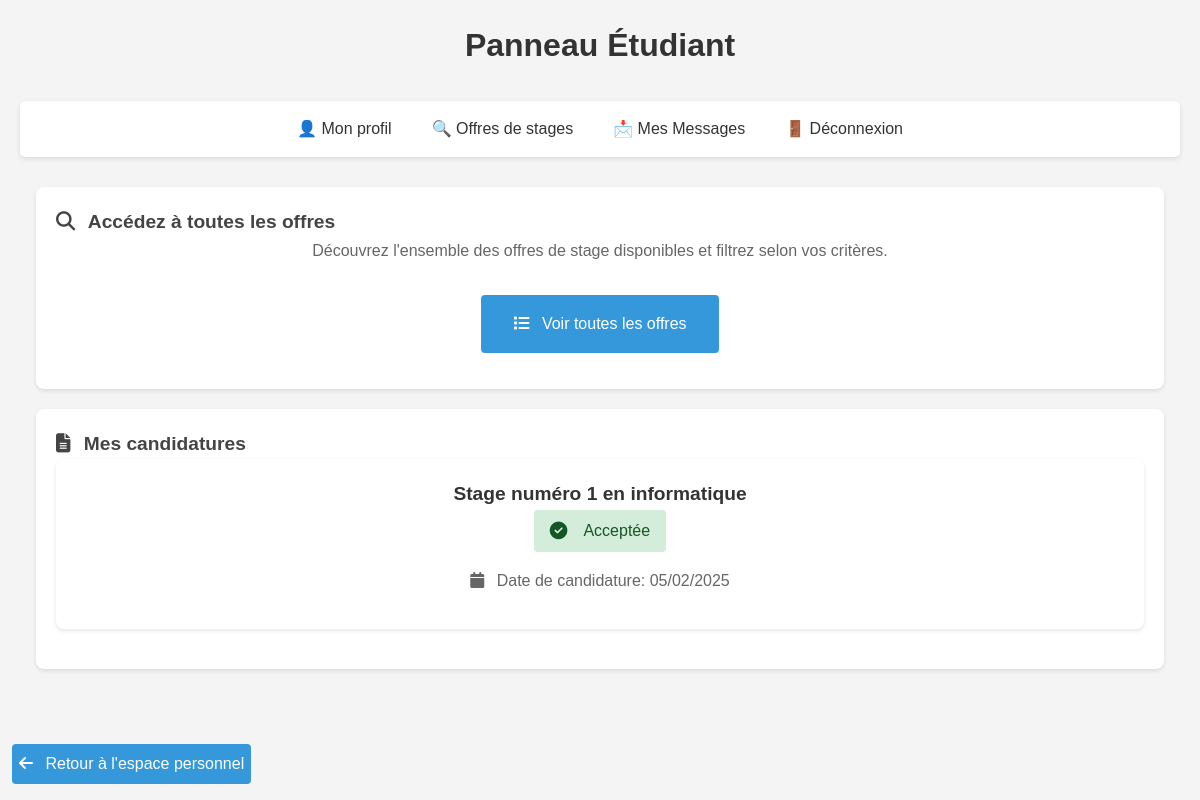
Page /app/views/panels/student_panel.php (signed in) on the earlier database version.
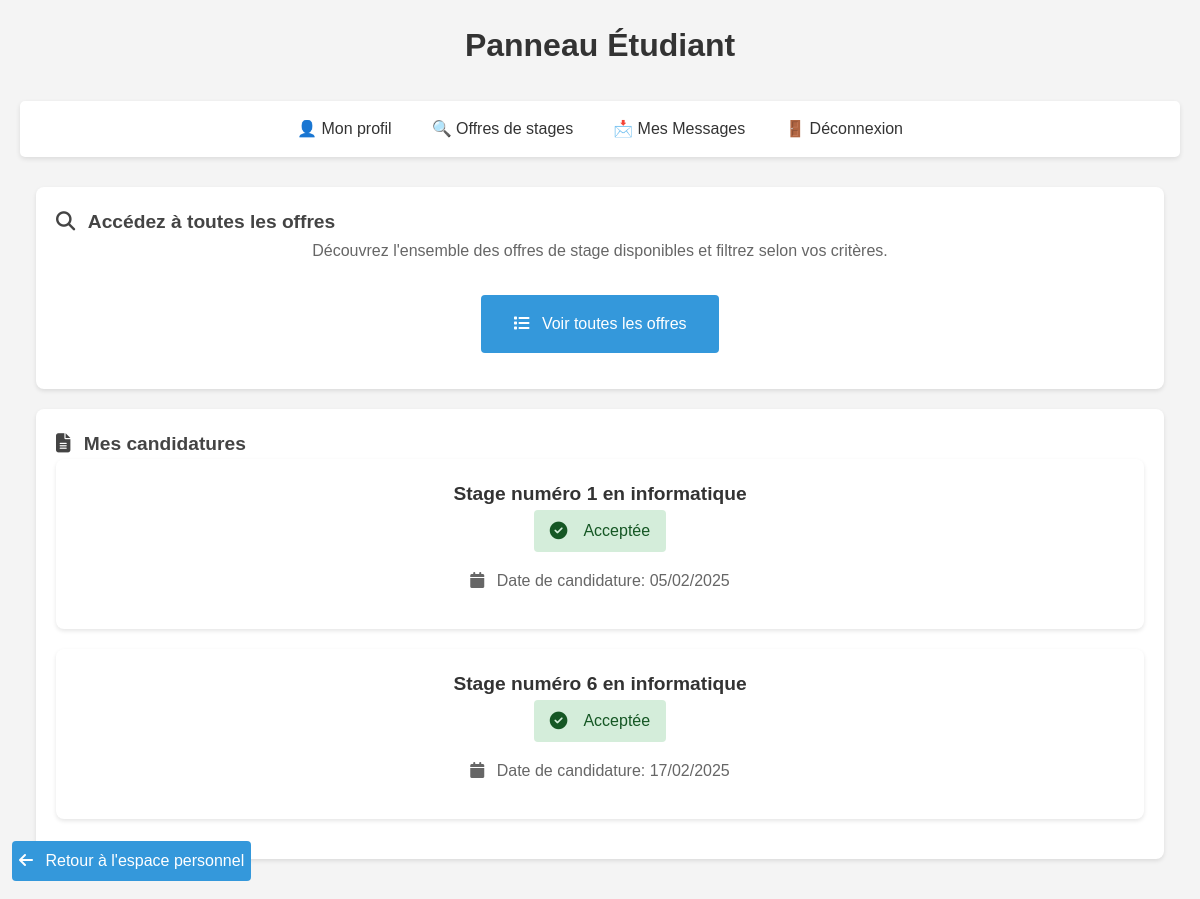
Same page on the later database version.
### tables this page shows
CREATE TABLE `candidatures` (
  `id` int(11) NOT NULL,
  `etudiant_id` int(11) DEFAULT NULL,
  `offre_id` int(11) DEFAULT NULL,
  `statut` enum('en_attente','acceptee','refusee') DEFAULT 'en_attente',
  `date_candidature` datetime DEFAULT CURRENT_TIMESTAMP,
  `cv` varchar(255) NOT NULL,
  `lettre_motivation` varchar(255) NOT NULL,
  `date_modification` datetime DEFAULT CURRENT_TIMESTAMP ON UPDATE CURRENT_TIMESTAMP,
  `date_lecture` datetime DEFAULT NULL
);

CREATE TABLE `offres_stages` (
  `id` int(11) NOT NULL,
  `entreprise_id` int(11) DEFAULT NULL,
  `titre` varchar(100) NOT NULL,
  `description` text,
  `date_debut` date DEFAULT NULL,
  `date_fin` date DEFAULT NULL,
  `lieu` varchar(255) DEFAULT NULL,
  `mode_stage` enum('distanciel','présentiel') NOT NULL,
  `logo` varchar(255) DEFAULT NULL,
  `email_contact` varchar(255) NOT NULL,
  `lien_candidature` varchar(255) DEFAULT NULL,
  `domaine` varchar(100) DEFAULT NULL,
  `remuneration` decimal(10,2) DEFAULT NULL,
  `pays` varchar(100) DEFAULT 'France',
  `ville` varchar(100) DEFAULT NULL,
  `code_postal` varchar(10) DEFAULT NULL,
  `region` varchar(100) DEFAULT NULL,
  `departement` varchar(100) DEFAULT NULL,
  `date_publication` timestamp NOT NULL DEFAULT CURRENT_TIMESTAMP,
  `pourvu` tinyint(1) DEFAULT '0'
);

### app/helpers/functions.php (called while the page is built, shortened)
<?php
function get_applications($pdo, $etudiant_id) {
    try {
        $stmt = $pdo->prepare("SELECT c.*, o.titre FROM candidatures c JOIN offres_stages o ON c.offre_id = o.id WHERE c.etudiant_id = ?");
        $stmt->execute([$etudiant_id]);
        return $stmt->fetchAll();
    } catch (Exception $e) {
        error_log($e->getMessage());
        return false;
    }
}
?>

### app/views/panels/student_panel.php (the view, shortened to what this page needs)
<?php
require_once $_SERVER['DOCUMENT_ROOT'] . '/Gestion_Stage/app/config/database.php';
require_once $_SERVER['DOCUMENT_ROOT'] . '/Gestion_Stage/app/helpers/functions.php';
function formatStatus($status) {
    switch ($status) {
        case 'acceptee':
            return '<span class="status status-accepted"><i class="fas fa-check-circle"></i> Acceptée</span>';
    }
}
$applications = get_applications($pdo, $_SESSION['user_id']);
?>
<!DOCTYPE html>
<html lang="fr">
<head>
    <link rel="stylesheet" href="https://cdnjs.cloudflare.com/ajax/libs/font-awesome/6.1.1/css/all.min.css">
    <link rel="stylesheet" href="/Gestion_Stage/public/assets/css/style.css">
    <link rel="stylesheet" href="/Gestion_Stage/public/assets/css/style_student_panel.css">
</head>
<body>
    <header>
        <div class="container">
            <h1>Panneau Étudiant</h1>
        </div>
    </header>
    <nav>
        <ul>
            <li><a href="/Gestion_Stage/app/views/profile.php">👤 Mon profil</a></li>
            <?php if ($_SESSION['role'] == 'etudiant'): ?>
                <li><a href="/Gestion_Stage/app/views/panels/student_panel.php">🔍 Offres de stages</a></li>
                <li><a href="/Gestion_Stage/app/message/inbox.php">📩 Mes Messages</a></li>
            <?php elseif ($_SESSION['role'] == 'entreprise'): ?>
                <li><a href="/Gestion_Stage/app/views/internships/post_internship.php">➕ Publier une offre</a></li>
                <li><a href="/Gestion_Stage/app/views/panels/company_panel.php">📋 Gérer candidatures</a></li>
            <?php elseif ($_SESSION['role'] == 'admin'): ?>
                <li><a href="/Gestion_Stage/app/views/panels/admin_panel.php">🛠️ Panel Admin</a></li>
            <?php endif; ?>
            <li><a href="/Gestion_Stage/app/views/auth/logout.php">🚪 Déconnexion</a></li>
        </ul>
    </nav>
    <main class="container">
        <div class="card">
            <div class="card-header">
                <h2><i class="fas fa-search"></i> Accédez à toutes les offres</h2>
            </div>
            <div class="card-body text-center">
                <p>Découvrez l'ensemble des offres de stage disponibles et filtrez selon vos critères.</p>
                <a href="/Gestion_Stage/app/views/internships/all_internships.php" class="btn-large">
                    <i class="fas fa-list"></i> Voir toutes les offres
                </a>
            </div>
        </div>
        <div class="card">
            <div class="card-header">
                <h2><i class="fas fa-file-alt"></i> Mes candidatures</h2>
            </div>
            <div class="card-body text-center applications">
                <?php if (empty($applications)): ?>
                    <p>Vous n'avez pas encore postulé à des offres de stage.</p>
                <?php else: ?>
                    <?php foreach ($applications as $application): ?>
                        <div class="card">
                            <div class="card-header">
                                <h3><?php echo htmlspecialchars($application['titre']); ?></h3>
                            </div>
                            <div class="card-body">
                                <p><?php echo formatStatus($application['statut']); ?></p>
                                <p><i class="fas fa-calendar"></i> Date de candidature: <?php echo date('d/m/Y', strtotime($application['date_candidature'])); ?></p>
                            </div>
                        </div>
                    <?php endforeach; ?>
                <?php endif; ?>
            </div>
        </div>
    </main>
    <p><a class="index-button" href="/Gestion_Stage/app/views/home.php"><i class="fas fa-arrow-left"></i> Retour à l'espace personnel</a></p>
</body>
</html>

### public/assets/css/style.css (style rules this page uses)
:root { --primary-color: #2c3e50; --secondary-color: #3498db; --accent-color: #e74c3c; --secondary-color-hover: #4ea8e4; --accent-color-hover: #f26858; --text-color: #333; --light-gray: #f5f6fa; --border-radius: 8px; }
* { margin: 0; padding: 0; box-sizing: border-box; }
body { font-family: Arial, sans-serif; line-height: 1.6; background-color: #f4f4f4; padding: 20px; }
.container { max-width: 1200px; margin: 0 auto; padding: 0 15px; }
h1 { text-align: center; color: #333; margin-bottom: 30px; font-size: 2rem; }
h2 { color: #444; margin-bottom: 20px; }
nav { text-align: center; background: #fff; padding: 15px; border-radius: 5px; margin-bottom: 30px; box-shadow: 0 2px 5px rgba(0,0,0,0.1); }
nav ul { list-style: none; display: flex; justify-content: center; gap: 20px; }
nav a { color: #333; text-decoration: none; padding: 5px 10px; border-radius: 3px; transition: background-color 0.2s ease; }
.card { background: white; border-radius: 5px; padding: 20px; margin-bottom: 20px; box-shadow: 0 2px 5px rgba(0,0,0,0.1); }
.card h3 { color: #333; margin-bottom: 10px; }
.card p { color: #666; margin-bottom: 10px; }
a { color: #3498db; text-decoration: none; }
.index-button { position: fixed; bottom: 2%; left: 1%; background: var(--secondary-color); color: white; transition: background-color 0.2s ease; padding: 7px; border-radius: 4px; }

### public/assets/css/style_student_panel.css (style rules this page uses)
.status { display: inline-flex; align-items: center; gap: 0.5rem; padding: 0.5rem 1rem; border-radius: 4px; font-weight: 500; }
.status-accepted { background-color: #d4edda; color: #155724; }
.status i { font-size: 1.1rem; }
.card { background: white; border-radius: 8px; box-shadow: 0 2px 4px rgba(0,0,0,0.1); overflow: hidden; }
.card-header { color: white; }
.card-header h2, .card-header h3 { margin: 0; font-size: 1.2rem; }
.text-center { text-align: center; }
.btn-large { display: inline-block; background: var(--secondary-color); color: white; padding: 1rem 2rem; border-radius: 4px; text-decoration: none; margin: 1rem 0; transition: background-color 0.3s ease; min-width: 200px; }
.btn-large i { margin-right: 0.5rem; }
.container { max-width: 1200px; margin: 0 auto; padding: 0 1rem; }
.card-body p { margin-bottom: 1rem; }
.fas { margin-right: 0.5rem; }
.applications .card { background-color: #ffffff; transition: background-color 0.3s ease; }

Differences in the rows shown:
added candidatures: offres_stages.titre "Stage numéro 6 en informatique", statut "acceptee" (drawn), date_candidature "17/02/2025"
